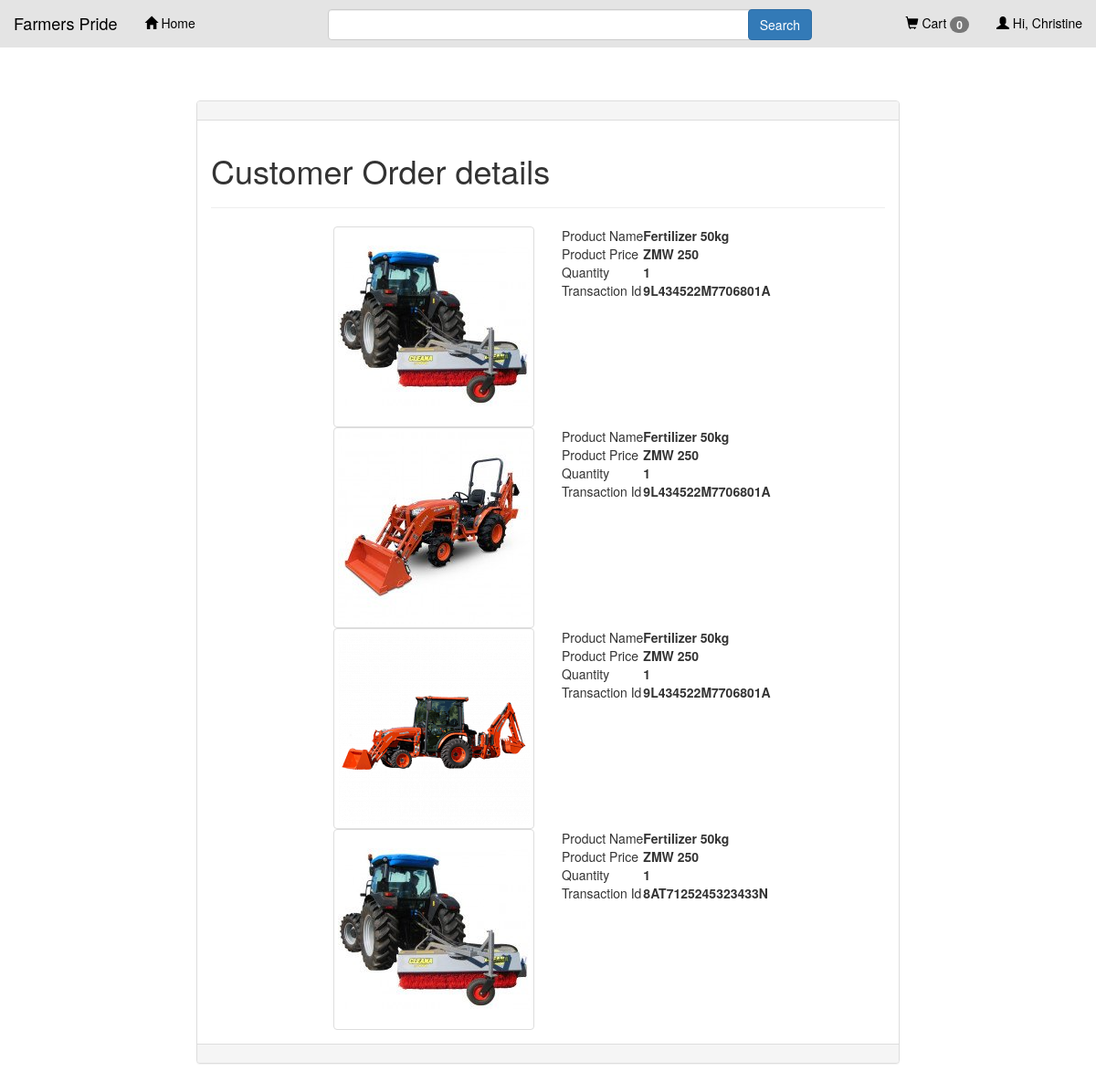
The app's page /customer_order.php (signed in) with its own data.
### tables this page shows
CREATE TABLE `orders` (
  `order_id` int(11) NOT NULL,
  `user_id` int(11) NOT NULL,
  `product_id` int(11) NOT NULL,
  `qty` int(11) NOT NULL,
  `trx_id` varchar(255) NOT NULL,
  `p_status` varchar(20) NOT NULL,
  `day-num` int(11) DEFAULT NULL
);

CREATE TABLE `products` (
  `product_id` int(100) NOT NULL,
  `product_cat` int(11) NOT NULL,
  `product_title` varchar(255) NOT NULL,
  `product_price` int(100) NOT NULL,
  `product_qty` int(11) NOT NULL,
  `product_desc` text NOT NULL,
  `product_image` text NOT NULL,
  `product_keywords` text NOT NULL
);

### customer_order.php (the view)
<?php require "template/profile.php";?>/
	<p><br/></p>
	<p><br/></p>
	<p><br/></p>
	<div class="container-fluid">
		<div class="row">
			<div class="col-md-2"></div>
			<div class="col-md-8">
				<div class="panel panel-default">
					<div class="panel-heading"></div>
					<div class="panel-body">
						<h1>Customer Order details</h1>
						<hr/>
						<?php
							include_once("db.php");
							$user_id = $_SESSION["uid"];
							$orders_list = "SELECT o.order_id,o.user_id,o.product_id,o.qty,o.trx_id,o.p_status,p.product_title,p.product_price,p.product_image FROM orders o, products p WHERE o.user_id='$user_id' AND o.product_id=p.product_id";
							$query = mysqli_query($con,$orders_list);
							if (mysqli_num_rows($query) > 0) {
								while ($row=mysqli_fetch_array($query)) {
									?>
										<div class="row">
											<div class="col-md-6">
												<img style="float:right;" src="product_images/<?php echo $row['product_image']; ?>" class="img-responsive img-thumbnail"/>
											</div>
											<div class="col-md-6">
												<table>
													<tr><td>Product Name</td><td><b><?php echo $row["product_title"]; ?></b> </td></tr>
													<tr><td>Product Price</td><td><b><?php echo  CURRENCY." ".$row["product_price"]; ?></b></td></tr>
													<tr><td>Quantity</td><td><b><?php echo $row["qty"]; ?></b></td></tr>
													<tr><td>Transaction Id</td><td><b><?php echo $row["trx_id"]; ?></b></td></tr>
												</table>
											</div>
										</div>
									<?php
								}
							}
						?>
					</div>
					<div class="panel-footer"></div>
				</div>
			</div>
			<div class="col-md-2"></div>
		</div>
	</div>
</body>
</html>

### template/profile.php (shortened to what this page needs)
<!DOCTYPE html>
<html>
<!DOCTYPE html>
<html lang = 'en-US'>
<head>
<link type = 'text/css' rel = 'stylesheet' href = 'css/css.css'>
<link href="uicons-regular-rounded/css/uicons-regular-rounded.css" rel="stylesheet">
<link rel = 'stylesheet' href = 'https://maxcdn.bootstrapcdn.com/bootstrap/3.4.0/css/bootstrap.min.css'>
</head>
<body>
<div class = 'navbar navbar-custom navbar-fixed-top'>
<div class = 'container-fluid'>
<div class = 'navbar-header'>
<a class = 'navbar-brand'>Farmers Pride</a>
</div>
<div class = 'collapse navbar-collapse' id = 'collapse'>
<ul class = 'nav navbar-nav'>
<li><a href = 'profile.php'><span class = 'glyphicon glyphicon-home'></span> Home</a></li>
<li style = 'width:520px;left:130px;top:10px;'><input type = 'text' class = 'form-control' id = 'search'></li>
<li style = 'top:10px;left:70px;'><button class = 'btn btn-primary' id="search_btn">Search</button></li>
</ul>
<ul class = 'nav navbar-nav navbar-right'>
<li><a href = '#' id = 'cart_container' class = 'dropdown-toggle' data-toggle = 'dropdown'><span class = 'glyphicon glyphicon-shopping-cart'></span> Cart <span class = 'badge'>0</span></a>
</li>
<li><a href = '#' class = 'dropdown-toggle' data-toggle = 'dropdown'><span class = 'glyphicon glyphicon-user'></span> <?php echo 'Hi, '.$_SESSION[ 'name' ];
?></a>
</li>
</ul>
</div>
</div>
</div>

### css/css.css (style rules this page uses)
body { font-family: 'Roboto', sans-serif; margin: 0; }
.navbar-custom { background-color: rgb(228, 228, 228); }
.navbar-custom .navbar-brand, .navbar-custom .navbar-text { color: black; }
.navbar-custom a { color: black; }

### records on screen
orders: product.product_image (picture), product.product_title "Fertilizer 50kg", product.product_price "250", qty "1", trx "9L434522M7706801A"
orders: product.product_image (picture), product.product_title "Fertilizer 50kg", product.product_price "250", qty "1", trx "9L434522M7706801A"
orders: product.product_image (picture), product.product_title "Fertilizer 50kg", product.product_price "250", qty "1", trx "9L434522M7706801A"
orders: product.product_image (picture), product.product_title "Fertilizer 50kg", product.product_price "250", qty "1", trx "8AT7125245323433N"

### other values on screen
$_SESSION[ 'name' ] "Christine"
